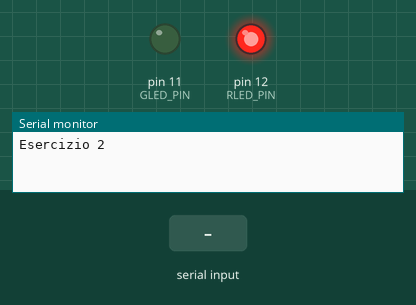
Recording of a sketch running on a simulated Arduino Uno, built with avr-gcc and run on an emulated ATmega328P. Parts: output pins drawn as LEDs (lit = HIGH), the last lines printed to the serial monitor. The test bench sets the inputs (shaded band).

Above: at 1.2 s.
1.3 s: "R" received over Serial
At 2.7 s:
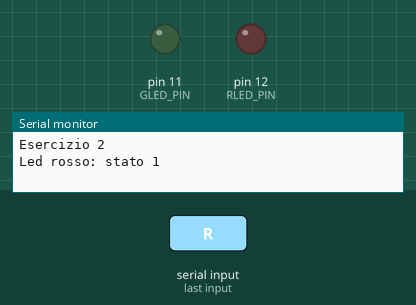
4.3 s: "G" received over Serial
At 5.2 s:
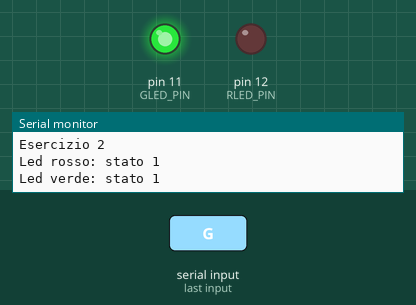
7.3 s: "1" received over Serial
At 13.2 s:
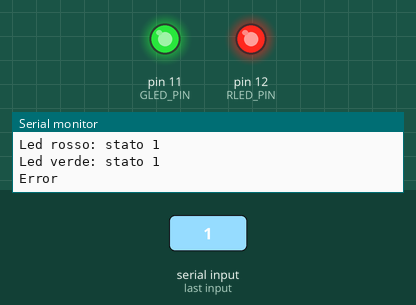
Timing chart, 0 to 15.0 s (numbered marks = the images above; inputs shaded):
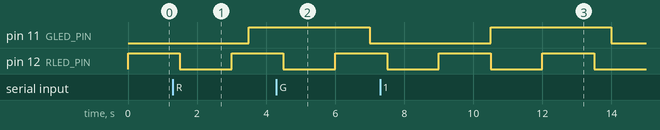

Measured:
- by itself, pin 12 (RLED_PIN): alternates HIGH for 1.5 s and LOW for 1.5 s

The sketch:

Esercizio2.ino
```cpp
#include <TimerOne.h>

const int RLED_PIN = 12;
const int GLED_PIN = 11;

const float R_HALF_PERIOD = 1.5;
const float G_HALF_PERIOD = 3.5;

int greenLedState = LOW;
int redLedState = LOW;

void serialPrintStatus() {
  if(Serial.available()>0)
  {
    int inByte = Serial.read();

    if(inByte == 'R'){
      Serial.print("Led rosso: stato ");
      Serial.println(redLedState);
    }
    else if(inByte == 'G'){
      Serial.print("Led verde: stato ");
      Serial.println(greenLedState);
    }
    else{
      Serial.println("Error");
    }
  }
}


void blinkGreen(){
  greenLedState = !greenLedState;
  digitalWrite(GLED_PIN, greenLedState);
}

void setup() {
  // put your setup code here, to run once:
  Serial.begin(9600);
  while(!Serial);
  Serial.println("Esercizio 2");

  pinMode(RLED_PIN,OUTPUT);
  pinMode(GLED_PIN,OUTPUT);
  Timer1.initialize(G_HALF_PERIOD * 1e06);
  Timer1.attachInterrupt(blinkGreen);
}

void loop() {
  // put your main code here, to run repeatedly:
  serialPrintStatus();
  redLedState = !redLedState;
  digitalWrite(RLED_PIN, redLedState);
  delay(R_HALF_PERIOD * 1e03);
}
```
